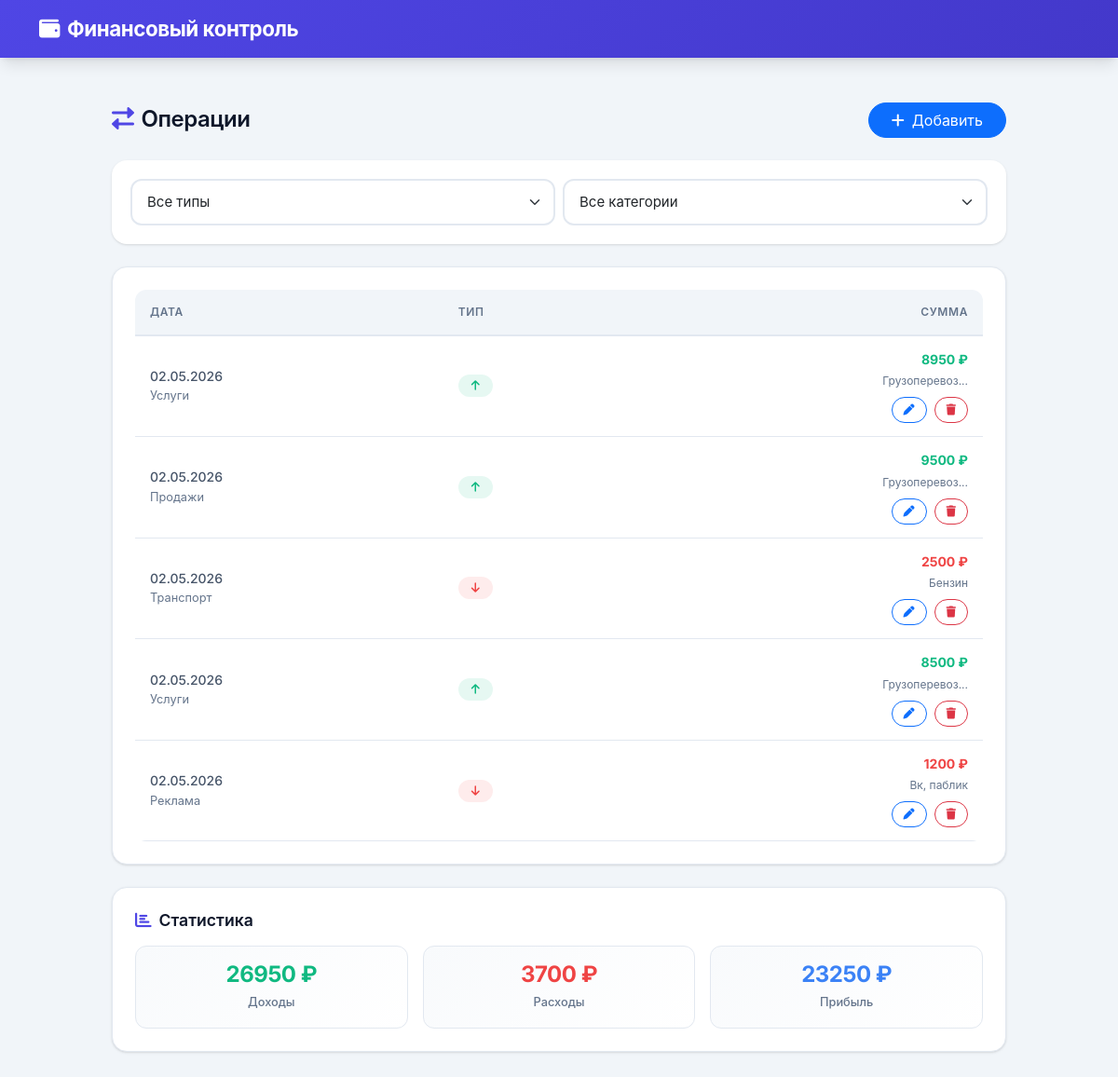
Screenshot of /operations (signed in) with the database file from the repository.
### app.py (models this page shows)
class Operation(db.Model):
    id = db.Column(db.Integer, primary_key=True)
    type = db.Column(db.String(10), nullable=False)
    amount = db.Column(db.Float, nullable=False)
    category = db.Column(db.String(50), nullable=False)
    description = db.Column(db.String(200))
    date = db.Column(db.Date, nullable=False, default=date.today)
    is_planned = db.Column(db.Boolean, default=False)
    planned_date = db.Column(db.Date)
    status = db.Column(db.String(20), default='completed')
    user_id = db.Column(db.Integer, nullable=False)
    counterparty_id = db.Column(db.Integer)

### app.py (the view, shortened to what this page needs)
@app.route('/operations', methods=['GET', 'POST'])
@login_required
def operations():
    operations_query = Operation.query
    if request.args.get('type'):
        operations_query = operations_query.filter_by(type=request.args.get('type'))
    if request.args.get('start_date'):
        start_date = datetime.strptime(request.args.get('start_date'), '%Y-%m-%d').date()
        operations_query = operations_query.filter(Operation.date >= start_date)
    if request.args.get('end_date'):
        end_date = datetime.strptime(request.args.get('end_date'), '%Y-%m-%d').date()
        operations_query = operations_query.filter(Operation.date <= end_date)
    operations = operations_query.order_by(Operation.date.desc()).all()
    counterparties = Counterparty.query.all()
    return render_template('operations.html',
                           operations=operations,
                           counterparties=counterparties,
                           categories=CATEGORIES,
                           today=date.today())

### app.py (called while the page is built)
@login_manager.user_loader
def load_user(user_id):
    return User.query.get(int(user_id))

### templates/operations.html (shortened to what this page needs)
{% extends "base.html" %}
{% block content %}
<div class="mobile-container">
    <div class="d-flex justify-content-between align-items-center mb-4">
        <h1 class="mobile-h2 mb-0">
            <i class="fas fa-exchange-alt me-2" style="color:var(--primary);"></i>Операции
        </h1>
        <button class="btn btn-primary rounded-pill px-4" type="button"
                data-bs-toggle="modal" data-bs-target="#addModal">
            <i class="fas fa-plus me-2"></i>Добавить
        </button>
    </div>
    <div class="mobile-filter mb-4">
        <form method="get" class="row g-2">
            <div class="col-6">
                <select name="type" class="form-select" onchange="this.form.submit()">
                    <option value="">Все типы</option>
                </select>
            </div>
            <div class="col-6">
                <select name="category" class="form-select" onchange="this.form.submit()">
                    <option value="">Все категории</option>
                </select>
            </div>
        </form>
    </div>
    <div class="mobile-card">
        <div class="table-responsive-mobile">
            <table class="mobile-table">
                <thead>
                    <tr>
                        <th>Дата</th>
                        <th>Тип</th>
                        <th class="text-end">Сумма</th>
                    </tr>
                </thead>
                <tbody>
                    {% for op in operations %}
                    <tr style="cursor:pointer;">
                        <td>
                            <div style="font-weight:500;">{{ op.date.strftime('%d.%m.%Y') if op.date else '-' }}</div>
                            <div style="font-size:0.8rem;color:var(--gray);">{{ op.category[:12] }}{% if op.category|length > 12 %}...{% endif %}</div>
                        </td>
                        <td>
                            <span class="status-badge {{ 'status-income' if op.type == 'income' else 'status-expense' }}">
                                <i class="fas {{ 'fa-arrow-up' if op.type == 'income' else 'fa-arrow-down' }}"></i>
                            </span>
                        </td>
                        <td class="text-end">
                            <div style="font-weight:700;color:{{ 'var(--success)' if op.type == 'income' else 'var(--danger)' }};">
                                {{ "%.0f"|format(op.amount) }} ₽
                            </div>
                            {% if op.description %}
                            <div style="font-size:0.75rem;color:var(--gray);margin-top:2px;">{{ op.description[:12] }}{% if op.description|length > 12 %}...{% endif %}</div>
                            {% endif %}
                            <div class="mt-2 d-flex gap-2 justify-content-end">
                                <a href="/operations/edit/{{ op.id }}" class="btn btn-sm btn-outline-primary rounded-pill" style="font-size:0.75rem;padding:4px 12px;">
                                    <i class="fas fa-pen"></i>
                                </a>
                                <form method="post" action="/operations/delete/{{ op.id }}" onsubmit="return confirm('Удалить операцию?');" style="display:inline;">
                                    <button type="submit" class="btn btn-sm btn-outline-danger rounded-pill" style="font-size:0.75rem;padding:4px 12px;">
                                        <i class="fas fa-trash"></i>
                                    </button>
                                </form>
                            </div>
                        </td>
                    </tr>
                    {% endfor %}
                </tbody>
            </table>
        </div>
    </div>
    {% if operations|length > 0 %}
    <div class="mobile-card mt-4">
        <h6 class="mobile-h4 mb-3">
            <i class="fas fa-chart-bar me-2" style="color:var(--primary);"></i>Статистика
        </h6>
        <div class="row text-center g-3">
            <div class="col-4">
                <div class="metric-box">
                    <div class="metric-value" style="color:var(--success);">
                        {{ "%.0f"|format(operations|selectattr('type', 'equalto', 'income')|map(attribute='amount')|sum) }} ₽
                    </div>
                    <div class="metric-label">Доходы</div>
                </div>
            </div>
            <div class="col-4">
                <div class="metric-box">
                    <div class="metric-value" style="color:var(--danger);">
                        {{ "%.0f"|format(operations|selectattr('type', 'equalto', 'expense')|map(attribute='amount')|sum) }} ₽
                    </div>
                    <div class="metric-label">Расходы</div>
                </div>
            </div>
            <div class="col-4">
                <div class="metric-box">
                    <div class="metric-value" style="color:var(--info);">
                        {{ "%.0f"|format((operations|selectattr('type', 'equalto', 'income')|map(attribute='amount')|sum) - (operations|selectattr('type', 'equalto', 'expense')|map(attribute='amount')|sum)) }} ₽
                    </div>
                    <div class="metric-label">Прибыль</div>
                </div>
            </div>
        </div>
    </div>
    {% endif %}
</div>
{% endblock %}

### static/css/app.css (style rules this page uses)
:root { --primary:#4f46e5; --primary-dark:#4338ca; --primary-light:#818cf8; --secondary:#06b6d4; --success:#10b981; --danger:#ef4444; --warning:#f59e0b; --info:#3b82f6; --dark:#1e293b; --gray:#64748b; --gray-light:#94a3b8; --gray-lighter:#e2e8f0; --bg:#f1f5f9; --card-bg:#ffffff; --text:#0f172a; --text-secondary:#475569; --border:#e2e8f0; --shadow:0 1px 3px 0 rgba(0,0,0,0.1),0 1px 2px -1px rgba(0,0,0,0.1); --shadow-md:0 4px 6px -1px rgba(0,0,0,0.1),0 2px 4px -2px rgba(0,0,0,0.1); --shadow-lg:0 10px 15px -3px rgba(0,0,0,0.1),0 4px 6px -4px rgba(0,0,0,0.1); --shadow-xl:0 20px 25px -5px rgba(0,0,0,0.1),0 8px 10px -6px rgba(0,0,0,0.1); --radius:12px; --radius-lg:16px; --radius-xl:24px; }
* { margin:0; padding:0; box-sizing:border-box; }
html,body { height:100%; font-family:'Inter',-apple-system,BlinkMacSystemFont,'Segoe UI',Roboto,'Helvetica Neue',Arial,sans-serif; background:var(--bg); color:var(--text); -webkit-font-smoothing:antialiased; -moz-osx-font-smoothing:grayscale; line-height:1.6; }
.mobile-card { background:var(--card-bg); border-radius:var(--radius-lg); padding:24px; margin-bottom:20px; box-shadow:var(--shadow); border:1px solid var(--border); transition:all 0.3s ease; }
.mobile-table { width:100%; border-collapse:separate; border-spacing:0; font-size:14px; }
.mobile-table th { background:var(--bg); padding:14px 16px; font-weight:600; font-size:12px; text-transform:uppercase; letter-spacing:0.05em; color:var(--gray); border-bottom:2px solid var(--border); }
.mobile-table td { padding:14px 16px; border-bottom:1px solid var(--border); color:var(--text-secondary); }
.status-badge { display:inline-flex; align-items:center; gap:6px; padding:6px 14px; border-radius:9999px; font-size:12px; font-weight:600; }
.status-income { background:rgba(16,185,129,0.1); color:var(--success); }
.status-expense { background:rgba(239,68,68,0.1); color:var(--danger); }
.mobile-h2 { font-size:1.5rem; font-weight:600; letter-spacing:-0.02em; }
.mobile-h4 { font-size:1.1rem; font-weight:600; }
.mobile-container { max-width:900px; margin:0 auto; padding:24px 20px; }
.mobile-filter { background:var(--card-bg); padding:20px; border-radius:var(--radius-lg); margin-bottom:20px; box-shadow:var(--shadow); }
.table-responsive-mobile { overflow-x:auto; -webkit-overflow-scrolling:touch; border-radius:var(--radius); }
.metric-box { background:linear-gradient(135deg,#f8fafc 0%,#fff 100%); border-radius:var(--radius); padding:16px 12px; border:1px solid var(--border); text-align:center; transition:all 0.2s; }
.metric-value { font-size:1.5rem; font-weight:700; line-height:1.2; letter-spacing:-0.02em; }
.metric-label { font-size:0.8rem; color:var(--gray); margin-top:6px; font-weight:500; }
.form-select { padding:12px 16px; border:2px solid var(--border); border-radius:var(--radius); font-size:15px; transition:all 0.2s; }
@media (min-width:992px) { body { padding-bottom:0 } }
@media (min-width:992px) { .mobile-container { max-width:1000px } }

### rows the page displays
Operation: date "02.05.2026", category "Услуги", amount "8950", description "Грузоперевоз"
Operation: date "02.05.2026", category "Продажи", amount "9500", description "Грузоперевоз"
Operation: date "02.05.2026", category "Транспорт", amount "2500", description "Бензин"
Operation: date "02.05.2026", category "Услуги", amount "8500", description "Грузоперевоз"
Operation: date "02.05.2026", category "Реклама", amount "1200", description "Вк, паблик"
